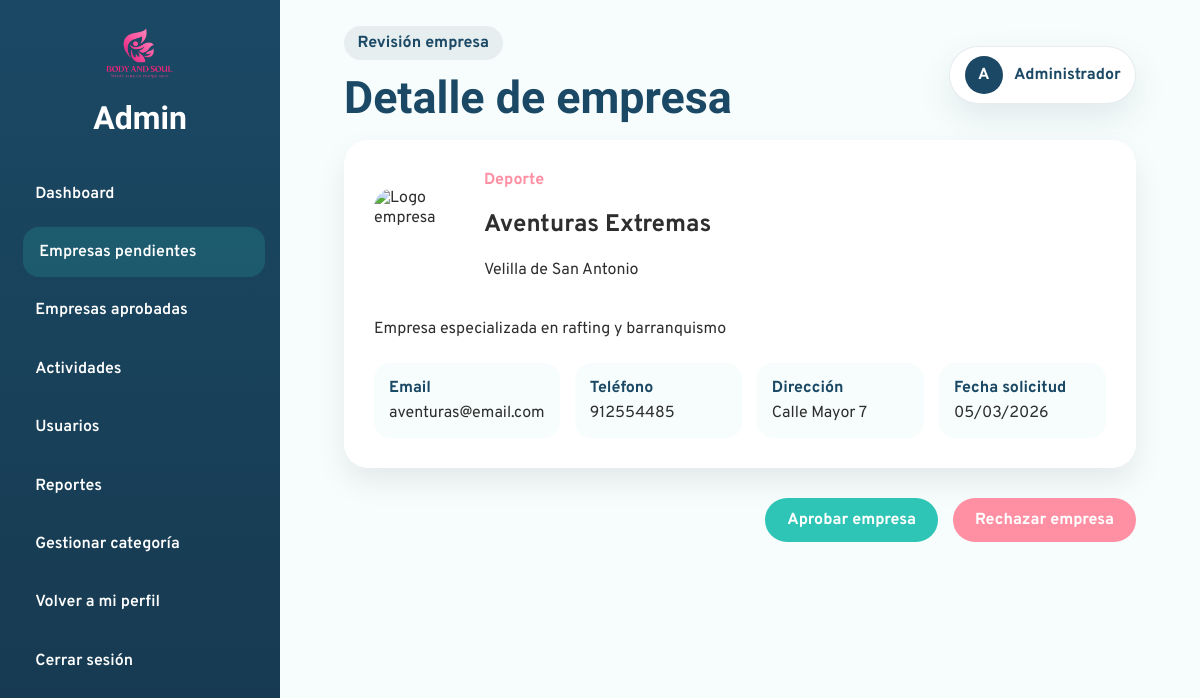
Screenshot of /Admin/detalle-empresa.php?id=1 (signed in) with the database file from the repository.
### tables this page shows
CREATE TABLE `solicitud_empresa` (
  `id_solicitud` int(11) NOT NULL,
  `id_empresa` int(11) DEFAULT NULL,
  `nombre` varchar(150) NOT NULL,
  `email` varchar(150) NOT NULL,
  `logo_empresa` varchar(255) DEFAULT NULL,
  `datos` text DEFAULT NULL,
  `fecha` datetime NOT NULL DEFAULT current_timestamp(),
  `estado` enum('pendiente','aprobada','rechazada') NOT NULL DEFAULT 'pendiente',
  `ciudad_empresa` varchar(100) DEFAULT NULL,
  `telefono` varchar(20) DEFAULT NULL,
  `direccion` varchar(255) DEFAULT NULL,
  `categoria_empresa` varchar(100) DEFAULT NULL,
  `contrasena` varchar(255) NOT NULL
);

### bd/bdadmin.php (called while the page is built, shortened)
<?php
class bdadmin{
public $pdo = "";
public function __construct($host,$port,$db,$user,$pass) {
    $this->pdo = new PDO("mysql:host=".$host.";port=".$port.";dbname=".$db.";charset=utf8", $user, $pass);
    }
public function ObtenerSolicitudEmpresaPorId($idSolicitud){
    $sentencia = "SELECT *
                  FROM solicitud_empresa
                  WHERE id_solicitud = :id";
    $ejecucion = $this->pdo->prepare($sentencia);
    $ejecucion->execute([
        ":id" => $idSolicitud
    ]);
    return $ejecucion->fetch(PDO::FETCH_ASSOC);
}
}

### Admin/detalle-empresa.php (the view, shortened to what this page needs)
<?php
require_once("head-admin.php");
$idSolicitud = (int) $_GET["id"];
$empresa = $bdadmin->ObtenerSolicitudEmpresaPorId($idSolicitud);
?>
<main class="admin-content">
    <section class="empresa-detalle-card">
        <div class="empresa-detalle-header">
            <img src="<?= htmlspecialchars($empresa["logo_empresa"] ?? "../assets/placeholder.jpg") ?>" class="empresa-logo" alt="Logo empresa">
            <div>
                <span class="empresa-categoria"><?= ucfirst(htmlspecialchars($empresa["categoria_empresa"] ?? "Sin categoría")) ?></span>
                <h2><?= htmlspecialchars($empresa["nombre"]) ?></h2>
                <p class="empresa-ciudad"><?= htmlspecialchars($empresa["ciudad_empresa"] ?? "Sin ciudad") ?></p>
            </div>
        </div>
        <p class="empresa-descripcion">
        <?= nl2br(htmlspecialchars($empresa["datos"] ?? "")) ?>
        </p>
        <div class="empresa-info-grid">
            <div class="empresa-info-item">
                <span class="info-label">Email</span>
                <span class="info-value"><?= htmlspecialchars($empresa["email"]) ?></span>
            </div>
            <div class="empresa-info-item">
                <span class="info-label">Teléfono</span>
                <span class="info-value"><?= htmlspecialchars($empresa["telefono"] ?? "No indicado") ?></span>
            </div>
            <div class="empresa-info-item">
                <span class="info-label">Dirección</span>
                <span class="info-value"><?= htmlspecialchars($empresa["direccion"] ?? "No indicada") ?></span>
            </div>
            <div class="empresa-info-item">
                <span class="info-label">Fecha solicitud</span>
                <span class="info-value"><?= date("d/m/Y", strtotime($empresa["fecha"])) ?></span>
            </div>
        </div>
    </section>
    <div class="empresa-acciones">
        <a href="detalle-empresa.php?id=<?= $empresa["id_solicitud"] ?>&aprobar=<?= $empresa["id_solicitud"] ?>"
        class="btn-approve"
        onclick="return confirm('¿Aprobar esta empresa?');">
        Aprobar empresa
        </a>
        <a href="detalle-empresa.php?id=<?= $empresa["id_solicitud"] ?>&rechazar=<?= $empresa["id_solicitud"] ?>"
        class="btn-reject"
        onclick="return confirm('¿Rechazar esta empresa?');">
        Rechazar empresa
        </a>
    </div>
</main>
</div>
</div>
</body>
</html>

### css/admin-styles/admin-dashboard.css (style rules this page uses)
:root { --admin-primary: #1B4965; --admin-primary-dark: #16384E; --admin-secondary: #2EC4B6; --admin-accent: #FF8FA3; --admin-bg: #F7FDFC; --admin-surface: #ffffff; --admin-text: #2E2E2E; --admin-border: rgba(27, 73, 101, 0.10); --admin-shadow: 0 14px 34px rgba(27, 73, 101, 0.10); --admin-radius: 24px; --admin-transition: all 0.3s ease; }
* { box-sizing: border-box; }
body.admin-dashboard-body { margin: 0; font-family: "Overpass", sans-serif; background-color: var(--admin-bg); color: var(--admin-text); }
.admin-content { padding: 0 2rem 2rem; }
.btn-approve, .btn-reject { border: none; border-radius: 999px; padding: 0.7rem 1rem; font-weight: 700; cursor: pointer; transition: var(--admin-transition); }
.btn-approve { background-color: var(--admin-secondary); color: #ffffff; }
.btn-reject { background-color: var(--admin-accent); color: #ffffff; }

### css/admin-styles/usuarios.css (style rules this page uses)
:root { --admin-primary: #1B4965; --admin-primary-dark: #16384E; --admin-secondary: #2EC4B6; --admin-accent: #FF8FA3; --admin-warning: #FFC857; --admin-bg: #F7FDFC; --admin-surface: #ffffff; --admin-text: #2E2E2E; --admin-border: rgba(27, 73, 101, 0.10); --admin-shadow: 0 14px 34px rgba(27, 73, 101, 0.10); --admin-radius: 24px; --admin-transition: all 0.3s ease; }
* { box-sizing: border-box; }
body.admin-dashboard-body, body.admin-body { margin: 0; font-family: "Overpass", sans-serif; background-color: var(--admin-bg); color: var(--admin-text); }
a { text-decoration: none; color: inherit; }
.admin-content { padding: 0 2rem 2rem; }
.btn-approve, .btn-reject { border: none; border-radius: 999px; padding: 0.7rem 1rem; font-weight: 700; cursor: pointer; transition: var(--admin-transition); }
.btn-approve { background-color: var(--admin-secondary); color: #ffffff; }
.btn-reject { background-color: var(--admin-accent); color: #ffffff; }

### css/admin-styles/admin-detalle-empresa.css (style rules this page uses)
.empresa-detalle-card { background:white; border-radius:24px; padding:30px; box-shadow:0 14px 30px rgba(0,0,0,0.08); margin-bottom:30px; }
.empresa-detalle-header { display:flex; align-items:center; gap:20px; margin-bottom:20px; }
.empresa-logo { width:90px; height:90px; border-radius:20px; object-fit:cover; }
.empresa-categoria { color:#FF8FA3; font-weight:700; }
.empresa-descripcion { margin:20px 0; line-height:1.7; color:#2E2E2E; }
.empresa-info-grid { display:grid; grid-template-columns:repeat(4,1fr); gap:15px; }
.empresa-info-item { background:#F7FDFC; padding:15px; border-radius:16px; }
.info-label { display:block; font-weight:700; color:#1B4965; margin-bottom:5px; }
.empresa-acciones { display:flex; justify-content:flex-end; gap:15px; margin-top:30px; }
.btn-approve { background:#2EC4B6; border:none; padding:12px 22px; border-radius:999px; color:white; font-weight:700; cursor:pointer; }
.btn-reject { background:#FF8FA3; border:none; padding:12px 22px; border-radius:999px; color:white; font-weight:700; cursor:pointer; }

### rows the page displays
solicitud_empresa: categoria_empresa "Deporte", nombre "Aventuras Extremas", ciudad_empresa "Velilla de San Antonio", datos "Empresa especializada en rafting y barranquismo", email "aventuras@email.com", telefono "912554485", direccion "Calle Mayor 7", fecha "05/03/2026"

### other values shown
$etiquetaPagina "Revisión empresa"
$tituloPagina "Detalle de empresa"
